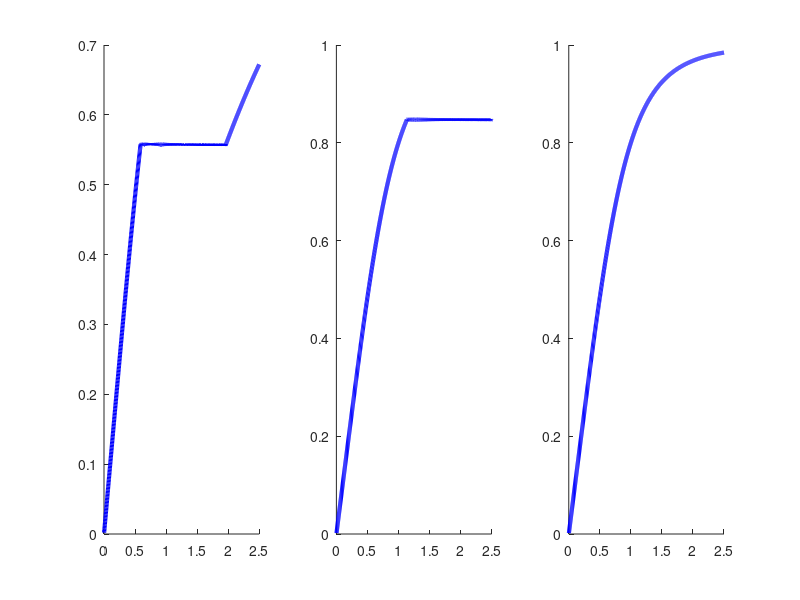

The MATLAB source for this figure:
clf;
clear all;

V = 2;
c = 0.5;
mu = 1;
gamma = 0.7;
BETA = [0.5,1,10];
nbar = floor(V*mu/c);
Nbar = 100;

lmdbar = 2.5*mu; 
step = 0.002;
lmdv = step : step : lmdbar;


for trial = 1 : 3
    beta = BETA(trial);
    sigma  = mu/(mu+beta);
    
    
    clear U1_R;
    clear THR;
    clear lmdstartuta_R ;
    id = 2;
    lmdstartuta_R = lmdbar;
    for i = 1 : lmdbar/step
        lmd = lmdv(i);
        rhoA = lmd/mu;
        clear U0 U pi0R pi
        U0 = V - c/mu;
        if rhoA == 1
            pi0R = 1/(nbar +1);
        else
            pi0R = (1 - rhoA)/(1 - rhoA^(nbar+1));
        end
        if nbar > 1
            for n = 1 : nbar - 1
                U(n) = V - (n+1)*c/mu;
                pi(n) = rhoA^n*(1-rhoA)/(1 - rhoA^(nbar+1));
            end
        else
            U= [];
            pi = [];
        end
        U1_R(i) = pi0R*U0 + sum(U.*pi) - c/beta;
        
        if U1_R(i) < 0
            lmdstartuta_R = lmdv(i);
            break
        end
    end
    
    qeR = zeros(1,length(lmdv));
    for i = 1 : lmdbar/step
        lmd = lmdv(i);
        clear U0 Uq pi0q piq
        U0 = V - c/mu;
        if lmd < lmdstartuta_R
            qeR(i) = 1;
        else
            qv = step : step : 1;
            for j =  length(qv) : -1 : 1
                q = qv(j);
                rhoAqR = (gamma*lmd*q + (1-gamma)*lmd)/mu;
                if rhoAqR == 1
                    pi0q = 1/(nbar + 1);
                else
                    pi0q = (1 - rhoAqR)/(1 - rhoAqR^(nbar+1));
                end
                
                if nbar > 1
                    for n = 1 : nbar - 1
                        Uq(n) = V - (n+1)*c/mu;
                        piq(n) = rhoAqR^n*(1-rhoAqR)/(1 - rhoAqR^(nbar+1));
                    end
                else
                    Uq = [];
                    piq= [];
                end
                
                
                U1R = pi0q*U0 + sum(Uq.*piq) - c/beta;
                
                if U1R > 0
                    qeR(i) = q;
                    break
                end
            end
        end
        rhoAqeR = (gamma*lmd*qeR(i) + (1-gamma)*lmd)/mu;
        if rhoAqeR == 1
            pi0qeR = 1/(nbar + 1);
        else
            pi0qeR = (1 - rhoAqeR)/(1 - rhoAqeR^(nbar+1));
        end
        THR(i) = mu*(1 - pi0qeR);
        
    end
    
    subplot(1,3,trial),
    hold on
    plot(lmdv,THR,'b-','LineWidth',3)
    hold on
    
end
